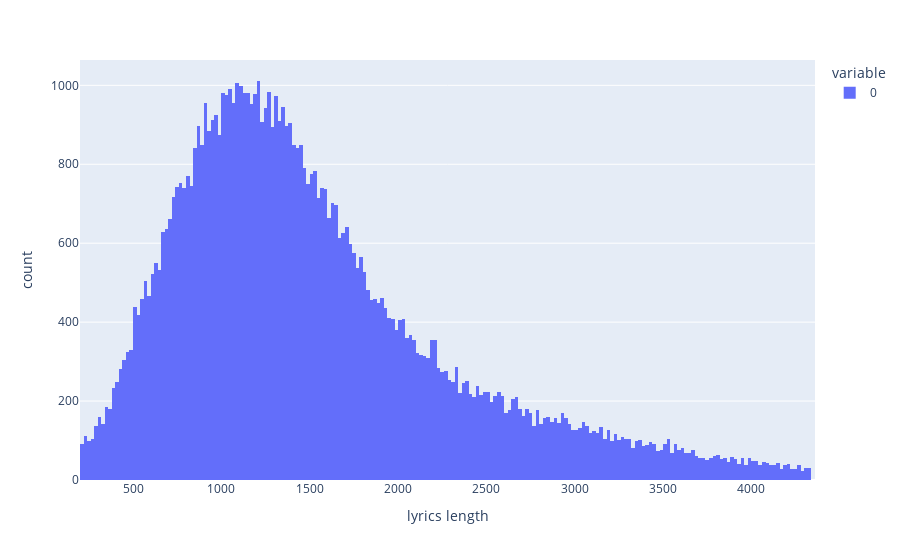

The notebook cell this image was saved under:
### Code cell
from scipy.stats import zscore
import numpy as np

abs_z_scores = np.abs(zscore([len(x) for x in all_lyrics_series]))
# For our purpose, an outlier is a value that is more than 3 standard deviations from the mean
filtered_z_entries = (abs_z_scores < 3)
filtered_min_entries = [len(x) > 200 for x in all_lyrics_series]
all_lyrics_series = all_lyrics_series[filtered_z_entries & filtered_min_entries]
fig = px.histogram([len(x) for x in all_lyrics_series.values], labels={'value':'lyrics length'})
print(len(all_lyrics_series))
fig.show()

### Figure 1 — Plotly figure (JSON) as saved in the notebook; plotly's stock layout.template omitted (floating-point values rounded to 4 significant figures; data arrays with more than 128 entries replaced by an {"elided": "..."} marker saying what was removed)
{"data": [{"alignmentgroup": "True", "bingroup": "x", "hovertemplate": "variable=0<br>lyrics length=%{x}<br>count=%{y}<extra></extra>", "legendgroup": "0", "marker": {"color": "#636efa", "pattern": {"shape": ""}}, "name": "0", "offsetgroup": "0", "orientation": "v", "showlegend": true, "type": "histogram", "x": {"elided": "74603 int values"}, "xaxis": "x", "yaxis": "y"}], "layout": {"barmode": "relative", "legend": {"title": {"text": "variable"}, "tracegroupgap": 0}, "margin": {"t": 60}, "xaxis": {"anchor": "y", "domain": [0, 1], "title": {"text": "lyrics length"}}, "yaxis": {"anchor": "x", "domain": [0, 1], "title": {"text": "count"}}}}
